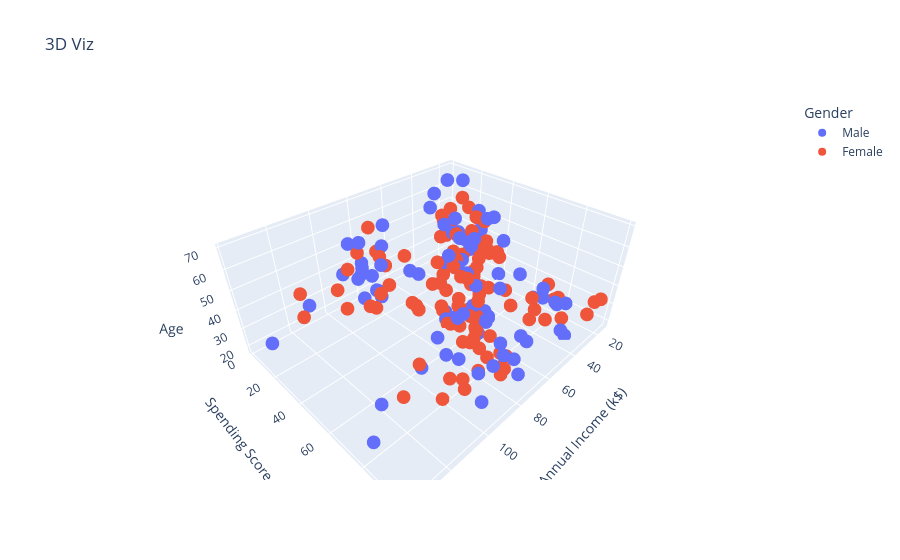

The cell this chart's notebook holds for it:
### Markdown cell above
#### 2.3 3D Visualization
Let's visualize the three most important features together in an interactive 3D plot to see if the clusters hold up.

### Code cell
fig = px.scatter_3d(
              df,
              x='Annual Income (k$)',
              y='Spending Score (1-100)',
              z='Age',
              color='Gender',
              title='3D Viz'
)
fig.show()

### Figure 1 — Plotly figure (JSON) as saved in the notebook; plotly's stock layout.template omitted (floating-point values rounded to 4 significant figures)
{"data": [{"hovertemplate": "Gender=Male<br>Annual Income (k$)=%{x}<br>Spending Score (1-100)=%{y}<br>Age=%{z}<extra></extra>", "legendgroup": "Male", "marker": {"color": "#636efa", "symbol": "circle"}, "mode": "markers", "name": "Male", "scene": "scene", "showlegend": true, "type": "scatter3d", "x": [15, 15, 19, 19, 20, 20, 21, 23, 24, 24, 25, 28, 28, 30, 33, 33, 38, 39, 42, 43, 43, 44, 46, 46, 46, 48, 48, 48, 49, 54, 54, 54, 54, 54, 54, 54, 59, 60, 60, 61, 61, 62, 62, 62, 63, 63, 63, 63, 64, 67, 69, 71, 71, 71, 71, 71, 71, 73, 73, 74, 75, 77, 77, 77, 78, 78, 78, 78, 78, 81, 85, 86, 87, 87, 87, 87, 87, 88, 88, 93, 93, 98, 99, 101, 113, 126, 137, 137], "y": [39, 81, 3, 14, 13, 79, 66, 29, 35, 73, 73, 82, 61, 4, 4, 92, 92, 36, 60, 60, 41, 46, 46, 56, 55, 51, 59, 59, 55, 47, 54, 48, 51, 55, 41, 46, 41, 49, 52, 42, 49, 59, 55, 56, 46, 43, 48, 52, 46, 56, 91, 35, 95, 11, 75, 9, 75, 5, 73, 10, 93, 12, 97, 36, 90, 17, 88, 1, 1, 5, 26, 20, 63, 13, 75, 10, 92, 15, 69, 14, 90, 15, 97, 68, 8, 74, 18, 83], "z": [19, 21, 64, 67, 37, 22, 20, 52, 35, 25, 31, 29, 35, 60, 53, 18, 24, 48, 33, 59, 47, 69, 53, 70, 19, 63, 18, 19, 70, 59, 26, 40, 57, 38, 67, 48, 18, 48, 24, 48, 20, 67, 26, 49, 54, 68, 66, 65, 19, 27, 39, 43, 40, 59, 38, 47, 39, 20, 32, 19, 32, 25, 28, 48, 34, 43, 39, 37, 34, 19, 50, 42, 32, 40, 28, 36, 36, 58, 27, 59, 35, 46, 30, 28, 33, 32, 32, 30]}, {"hovertemplate": "Gender=Female<br>Annual Income (k$)=%{x}<br>Spending Score (1-100)=%{y}<br>Age=%{z}<extra></extra>", "legendgroup": "Female", "marker": {"color": "#EF553B", "symbol": "circle"}, "mode": "markers", "name": "Female", "scene": "scene", "showlegend": true, "type": "scatter3d", "x": [16, 16, 17, 17, 18, 18, 19, 19, 20, 20, 21, 23, 25, 28, 28, 29, 29, 30, 33, 33, 34, 34, 37, 37, 38, 39, 39, 39, 40, 40, 40, 40, 42, 43, 43, 44, 46, 47, 47, 48, 48, 48, 49, 50, 50, 54, 54, 54, 54, 54, 57, 57, 58, 58, 59, 60, 60, 60, 60, 62, 62, 62, 63, 63, 64, 65, 65, 65, 65, 67, 67, 67, 69, 70, 70, 72, 72, 73, 73, 74, 75, 76, 76, 77, 78, 78, 78, 78, 78, 78, 78, 79, 79, 81, 85, 86, 87, 88, 88, 97, 97, 98, 99, 101, 103, 103, 103, 103, 113, 120, 120, 126], "y": [6, 77, 40, 76, 6, 94, 72, 99, 15, 77, 35, 98, 5, 14, 32, 31, 87, 73, 14, 81, 17, 73, 26, 75, 35, 61, 28, 65, 55, 47, 42, 42, 52, 54, 45, 50, 51, 52, 59, 50, 48, 47, 42, 49, 56, 53, 52, 42, 44, 57, 58, 55, 60, 46, 55, 40, 42, 47, 50, 41, 48, 42, 50, 54, 42, 48, 50, 43, 59, 43, 57, 40, 58, 29, 77, 34, 71, 88, 7, 72, 5, 40, 87, 74, 22, 20, 76, 16, 89, 78, 73, 35, 83, 93, 75, 95, 27, 13, 86, 32, 86, 88, 39, 24, 17, 85, 23, 69, 91, 16, 79, 28], "z": [20, 23, 31, 22, 35, 23, 30, 35, 58, 24, 35, 35, 46, 54, 45, 40, 23, 21, 49, 21, 42, 30, 36, 20, 65, 31, 49, 24, 50, 27, 29, 31, 49, 31, 50, 51, 27, 67, 54, 43, 68, 32, 47, 60, 60, 45, 23, 49, 46, 21, 55, 22, 34, 50, 68, 40, 32, 47, 27, 23, 49, 21, 66, 19, 38, 18, 19, 63, 49, 51, 50, 38, 40, 23, 31, 25, 31, 29, 44, 35, 57, 28, 32, 32, 34, 44, 38, 47, 27, 30, 30, 56, 29, 31, 36, 33, 36, 52, 30, 37, 32, 29, 41, 54, 41, 36, 34, 32, 38, 47, 35, 45]}], "layout": {"legend": {"title": {"text": "Gender"}, "tracegroupgap": 0}, "scene": {"domain": {"x": [0, 1], "y": [0, 1]}, "xaxis": {"title": {"text": "Annual Income (k$)"}}, "yaxis": {"title": {"text": "Spending Score (1-100)"}}, "zaxis": {"title": {"text": "Age"}}}, "title": {"text": "3D Viz"}}}
